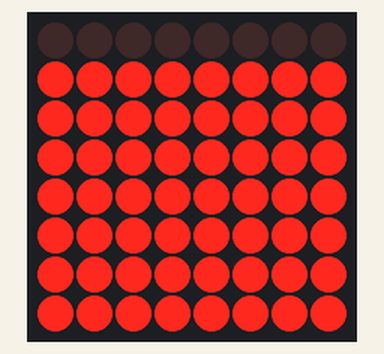
This program was run on a simulated ESP32 board running MicroPython. Parts: 8×8 LED matrix. Which way up the LED matrix modules are mounted is assumed. At 7.5 s the program stops and its outputs stay as they are.

Above: at 0.24 s.
At 1.05 s:
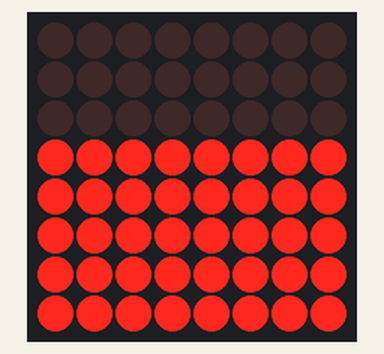
At 1.85 s:
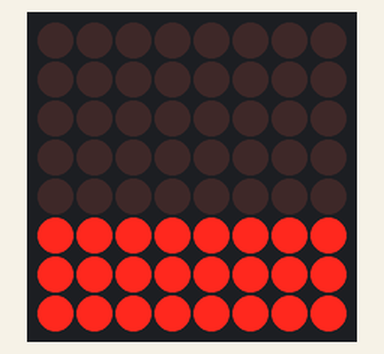
At 3.46 s:
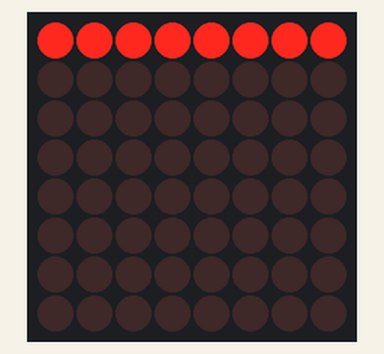
At 5.07 s:
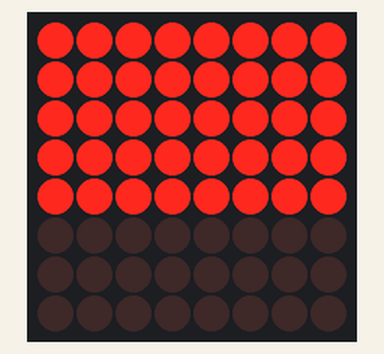
At 6.5 s:
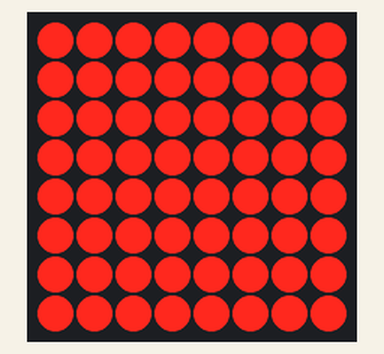

The program:

matrixstrip.py
```python
# interessante functies
# 2017-0522 PePo initial setup

import max7219
from machine import Pin, SPI
from time import sleep

# setup:

#LoLin32: MOSI=23, MISO=19, SCK=18, CC=15 (my selection)
spi = SPI(-1, 10000000, miso=Pin(19), mosi=Pin(23), sck=Pin(18))
display = max7219.Matrix8x8(spi, Pin(15))

# function segmenten(): zet de 'letters' per stuk aan/uit
# elke 'letter' bestaat uit 8-segmenten (x-variabele).
# Er zijn 8 'letters' (y-variabele). De telling is van rechts naar links
def segmenten(on=True, wt=0.1):
    # voor elke 'letter'
    for x in range(8):
        # elke segment in de 'letter'
        for y in range(8):
            display.pixel(y, x, on) # 'letter' y, 'segment' x
            display.show()
        sleep(wt)

# show some things with the whole strip
segmenten(False, 0) #immediately
segmenten(True, 0)
segmenten(False,0.4) # slow motion
segmenten(True, 0.4)

display.brightness(15)
sleep(1.0)
display.brightness(3)
segmenten(False, 0) #immediately
```

Measured:
- what the display in image 1 shows lasts 0.4 s, from 0.9 s to 1.3 s
- what the display in image 5 shows lasts 1.0 s, from 6.5 s to 7.5 s
